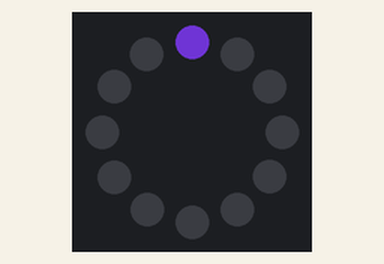
This program was run on a simulated MicroPython board. Shown: 12 RGB LEDs in a ring, first at the top, clockwise. Dim RGB values are drawn brighter than linear; random numbers come from a fixed seed.

Above: at 1.05 s.
At 5.67 s:
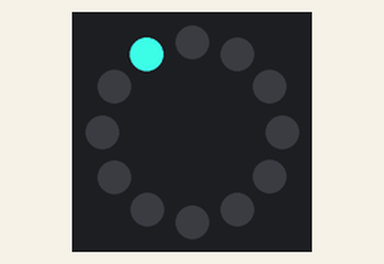
At 10.49 s:
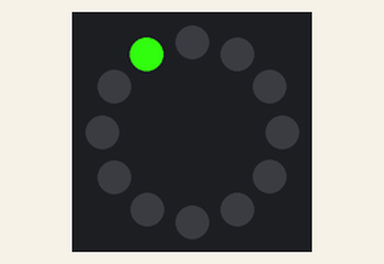
At 20.44 s:
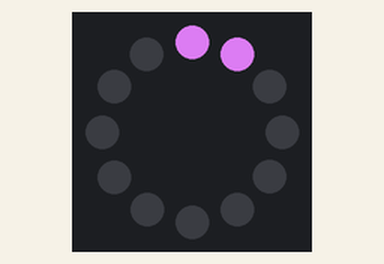
At 31.09 s:
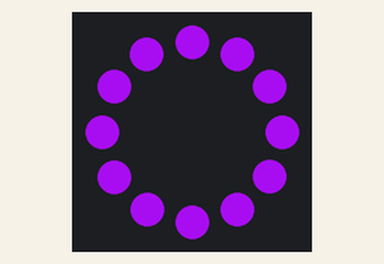
At 39.94 s:
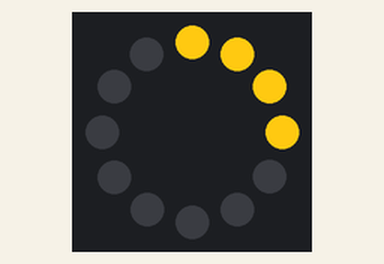

The program:

spinner.py
```python
from machine import Pin
from neopixel import NeoPixel
import time
import random

ring = NeoPixel(Pin(2), 12)

ring.fill((0,0,0))
ring.write()
time.sleep(1)

while True:
    colour = [random.randint(0, 255) for i in range(3)]

    for i in range(len(ring)):
        ring[i] = colour
        ring.write()
        time.sleep(0.1)

    for i in range(len(ring)):
        ring[i] = (0, 0, 0)
        ring.write()
        time.sleep(0.1)
```
